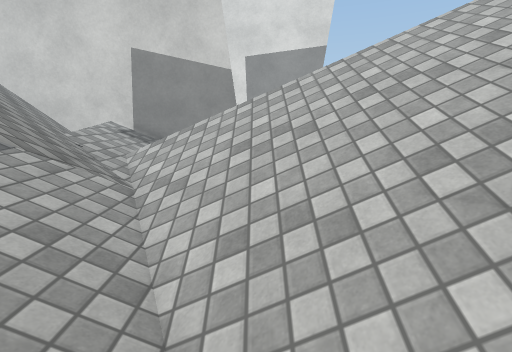
[1] (above)

12 first-person views from a walk through a scene from a Unity 3-D project. The camera is 1.5 m above the floor, tilts 8° down and sees 80° across. The floor is counted in squares, 0.5 m on a side. Each view is taken from the middle of a square. On the plan, view 1 faces up. The plan holds only what a view shows up to about 20 squares ahead; the rest is blank. The place goes on beyond the plan. Surface patterns are stand-ins for the level's own textures.

[2]
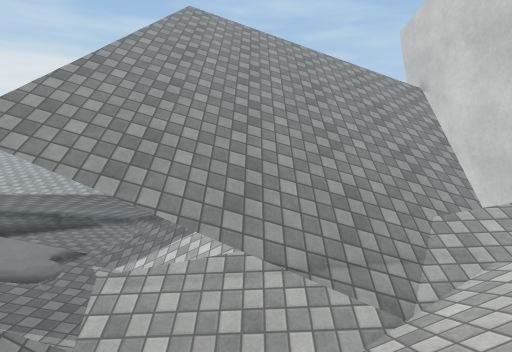

[3]
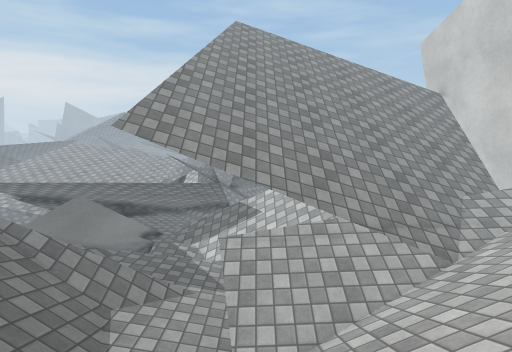

[4]
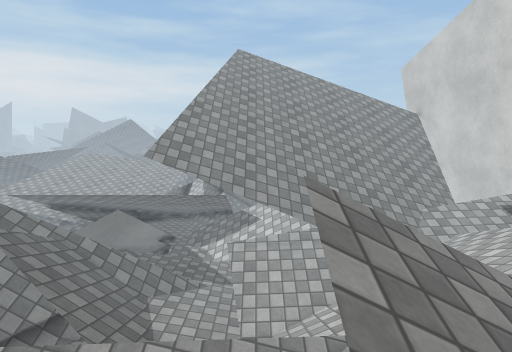

[5]
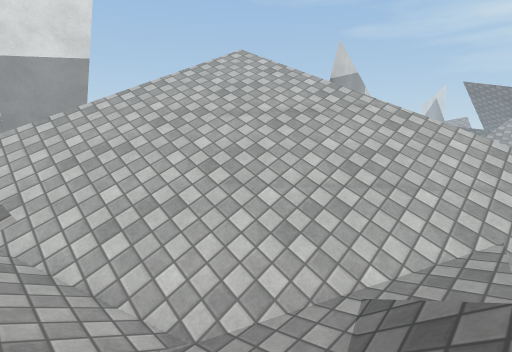

[6]
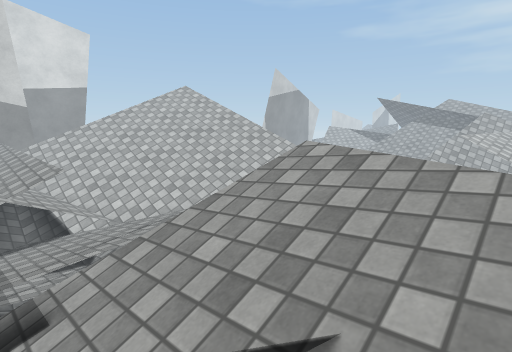

[7]
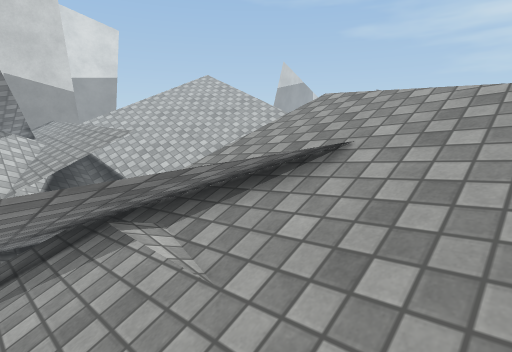

[8]
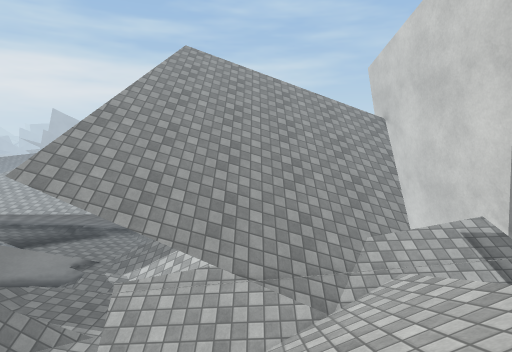

[9]
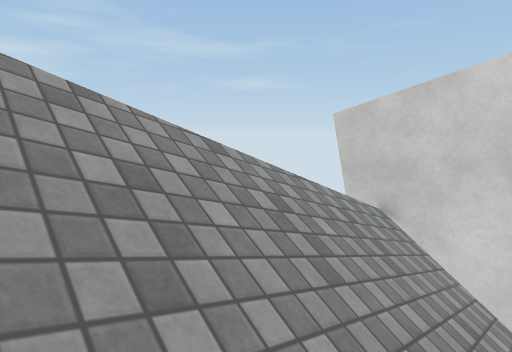

[10]
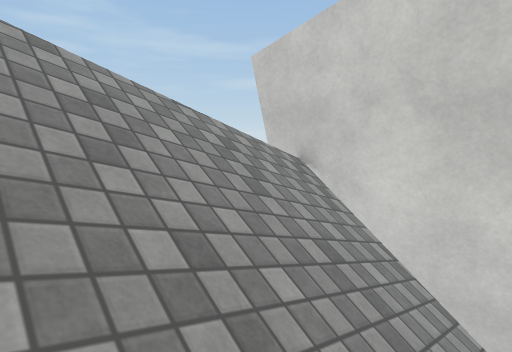

[11]
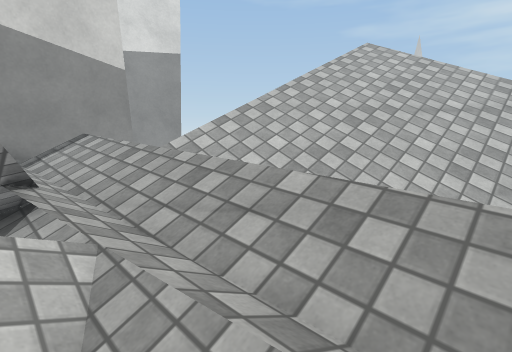

[12]
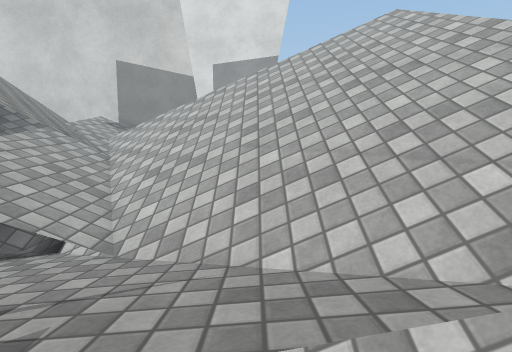

### Floor plan
Key: @ floor where view 1 was taken; # wall or solid block; x gap in a wall; . main floor; : floor 0.25 m higher than the main floor; - floor 0.25 m lower than the main floor; + floor 0.5 m higher than the main floor; _ floor 0.5 m lower than the main floor; * floor 1.25 m higher than the main floor; % floor 1.5 m higher than the main floor; & floor 2.5 m higher than the main floor; / step, stairs or slope; = window, fence, low wall or low ledge; ^ raised ledge; v drop or lower ground; O other object.
Columns run from 19 left of view 1 to 19 right of it. Each row starts with its distance up from view 1.
 16   vvv#####v##vvxv
 15 v###vvv     x  /v
 14   //////vvv =%//v
 13   /////////v////v
 12  v//////////////v
 11  v////////////*///////////=vvv
 10  v////////////*//////////////v
  9  v///////////////////////////v
  8  v///////////////////////////v
  7  /////////////////////////////
  6  /////////////////////////  //
  5 v/////////// ///#+//////#/  //
  4 v///////////+//==+//////x// &/
  3  ///////////+#/==+.///// ///
  2  ////////////+/vO:.///=//////
  1  ///////////##//=/-.//=///////v
  0  vv///=#///__---...@..////////v
 -1     vvvOO/_--- /....//:# /////v
 -2       vv#__/.../..////+v  ////v
 -3       ##---/...////// v#
 -4    vvv##-==#.///////#
 -5    vvv##v=   # /////= /
 -6    vvv##v == =vv///##
 -7    v####v _.:vvv//=
 -8    #####  v.:+////
 -9    #####  =v:/// ///=
-10    ####   ^=++//////                v/
-11    ##    # ^=+/////v                v//
-12          ##^=//////v                ///
-13           /////////v
-14            ///////v
-15            ///////v
-16          /  ////

Where each view was taken, in squares from view 1:
view 1: 0 up, 0 right, facing up
view 2: 5 up, 3 right, facing left
view 3: 2 up, 6 right, facing left
view 4: 2 up, 9 right, facing left
view 5: 3 down, 3 left, facing up-right
view 6: 14 down, 6 left, facing up-right
view 7: 16 down, 10 left, facing up-right
view 8: 6 up, 6 right, facing left
view 9: 3 up, 12 left, facing up-left
view 10: 6 up, 10 left, facing up-left
view 11: 3 up, 7 left, facing up-right
view 12: 5 down, 3 right, facing up
